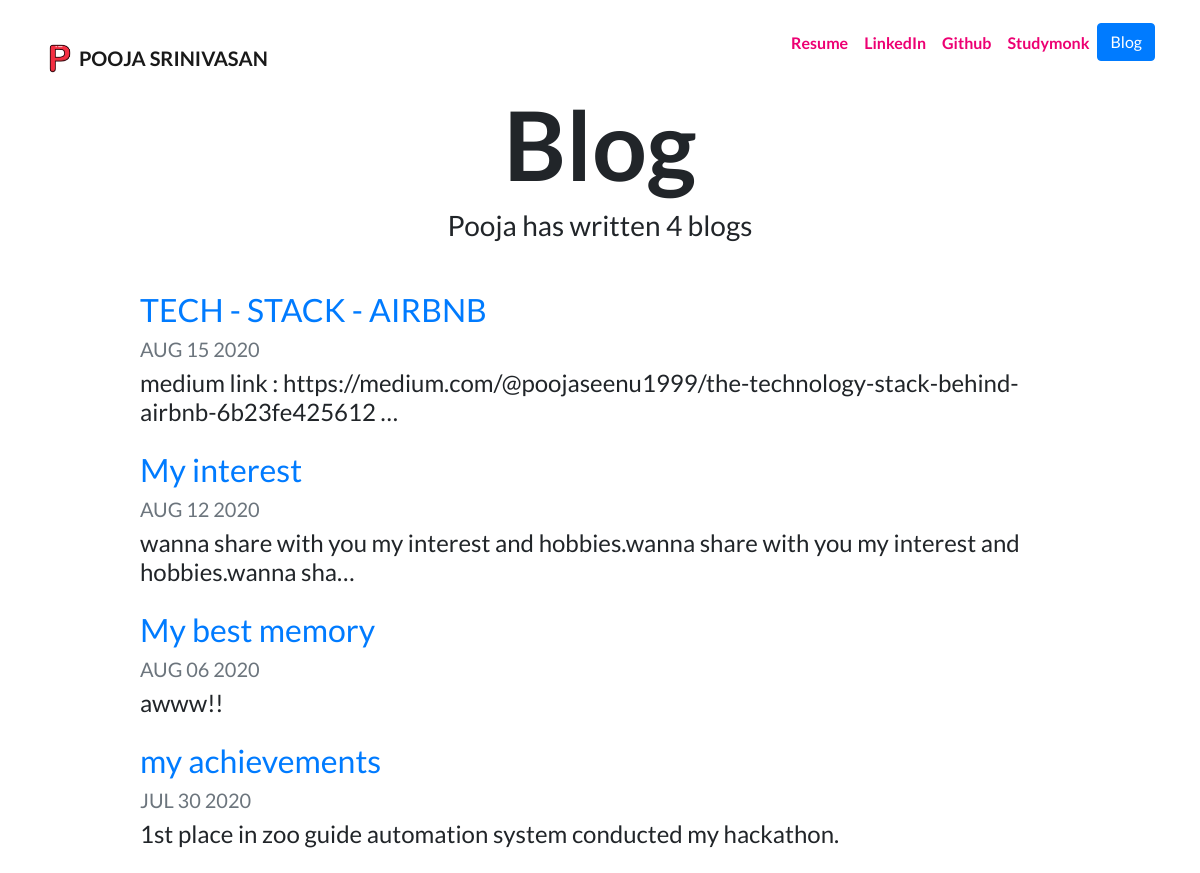
Page /blog/ on the earlier database version.
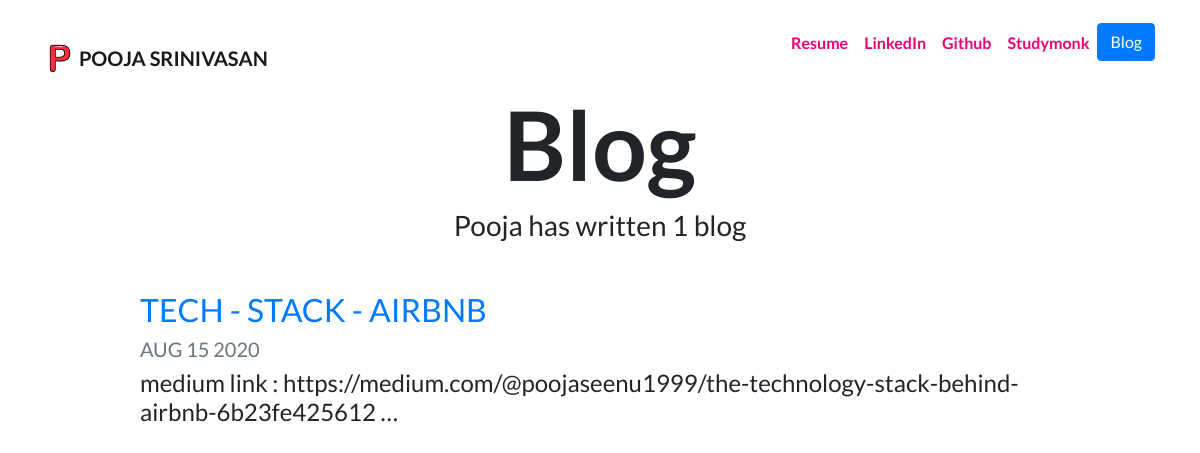
Same page on the later database version.
### blog/models.py (models this page shows, shortened)
class Blog(models.Model):
    title = models.CharField(max_length=200)
    description = models.TextField()
    date = models.DateField()

### blog/views.py (the view)
# urls.py: path('',views.all_blogs, name='all_blogs'),
def all_blogs(request):
    blogs = Blog.objects.order_by('-date')
    return render(request, 'blog/all_blogs.html', {'blogs':blogs})

### blog/templates/blog/all_blogs.html
{% extends "portfolio/base.html" %}
{% load static %}
{% block content %}
<h1 id="blogtitle" class="font-weight-bold text-center">Blog</h1>
<h3 class="text-center mb-5">Pooja has written {{ blogs.count }} blog{{ blogs.count|pluralize }}</h3>
{% for blog in blogs %}
<div class="row justify-content-center my-3">
  <div class="col-md-10">
    <a href="{% url 'blog:detail' blog.id %}">
      <h2>{{ blog.title }}</h2>
    </a>
    <h5 class="text-muted">{{ blog.date|date:'M d Y'|upper }}</h5>
    <h4>{{ blog.description|striptags|truncatechars:100 }}</h4>
  </div>
</div>
{% endfor %}
{% endblock %}

### portfolio_page/templates/portfolio/base.html (shortened to what this page needs)
{% load static %}
<!doctype html>
<html lang="en">
<head>
  <link rel="stylesheet" href="https://stackpath.bootstrapcdn.com/bootstrap/4.4.1/css/bootstrap.min.css">
  <link rel="stylesheet" href="{% static "portfolio/custom.css" %}">
</head>
<body>
  <nav id="topNav" class="navbar navbar-expand-md navbar-light">
    <div class="container">
      <a class="navbar-brand" href="{% url 'home' %}">
        <br>
        <img src="{% static "portfolio/download.png" %}" width="30" height="30" class="d-inline-block align-top" alt="">
        <span><b>POOJA SRINIVASAN</b></span>
      </a>
      <div class="collapse navbar-collapse text-center" id="navbarNav">
        <ul class="navbar-nav ml-auto">
          <li class="nav-item">
            <a class="nav-link" href="{% static "portfolio/pooja.pdf" %}"><b>Resume</b></a>
          </li>
          <li class="nav-item">
            <a class="nav-link" href="https://www.linkedin.com/in/pooja-srinivasan-584511191/" target="_blank"><b>LinkedIn</b></a>
          </li>
          <li class="nav-item">
            <a class="nav-link" href="https://github.com/poojaseenu1999" target="_blank"><b>Github</b></a>
          </li>
          <li class="nav-item">
            <a class="nav-link" href="https://studymonk.in/poojasrinivasan" target="_blank"><b>Studymonk</b></a>
          </li>
          <li>
            <a role="button" href="{% url 'blog:all_blogs' %}" class="btn btn-primary">Blog</a>
          </li>
        </ul>
      </div>
    </div>
  </nav>
  <div class="container">
    {% block content %}{% endblock %}
  </div>
</body>
</html>

### portfolio_page/static/custom.css (style rules this page uses)
.navbar-nav .nav-link { color: rgba(237, 0, 115) !important; }
body { font-family: 'Lato', sans-serif; }
#blogtitle { font-size: 6rem; }

Differences in the rows shown:
removed Blog: title "My interest", date "AUG 12 2020", description "wanna share with you my interest and hobbies.wanna share with you my interest and hobbies.wanna sha…"
removed Blog: title "My best memory", date "AUG 06 2020", description "awww!!"
removed Blog: title "my achievements", date "JUL 30 2020", description "1st place in zoo guide automation system conducted my hackathon."
Other differences:
{{ blogs.count }}: "4" → "1"
